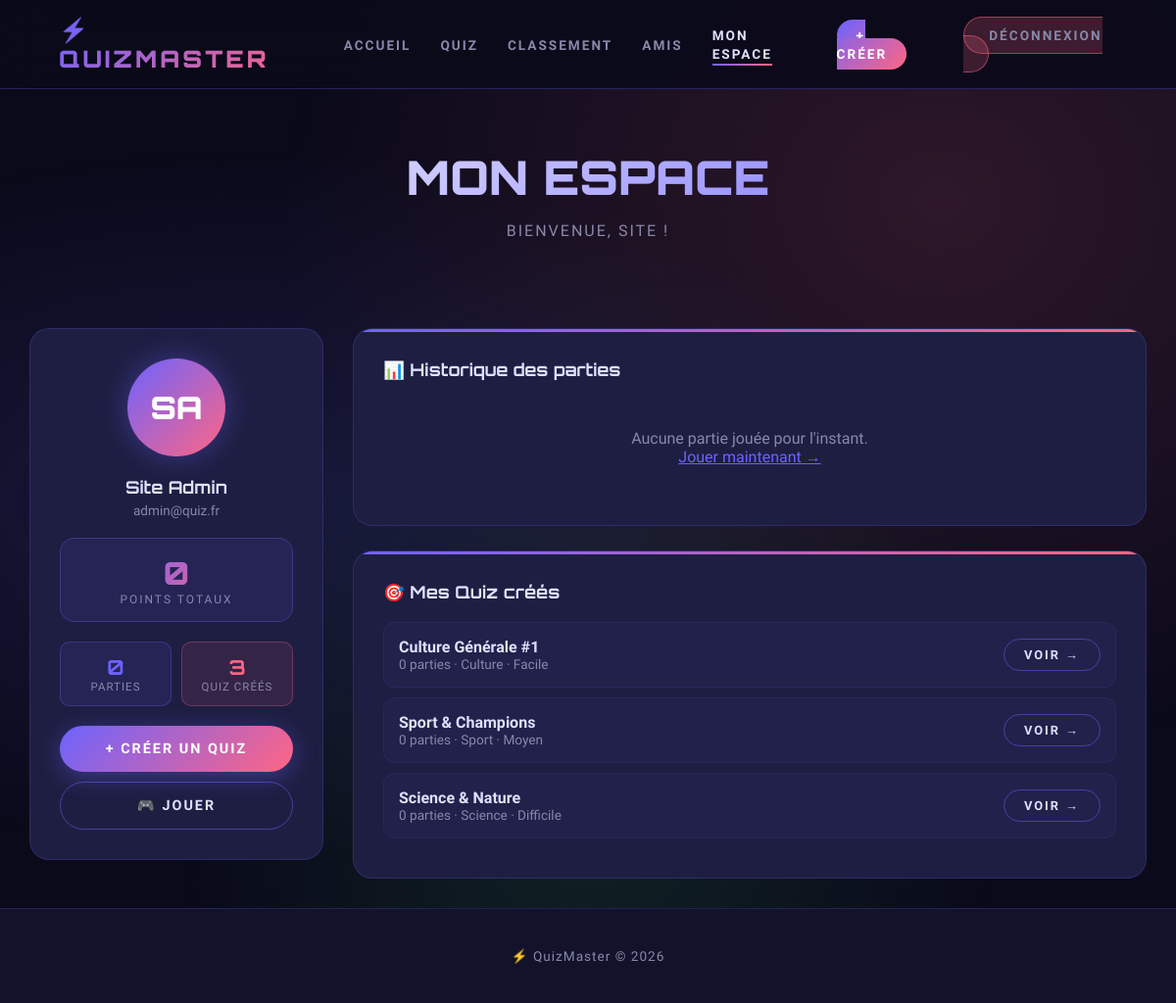
/dashboard.php (signed in), run on the app's committed database.
### tables this page shows
CREATE TABLE IF NOT EXISTS utilisateurs (
    id INT AUTO_INCREMENT PRIMARY KEY,
    nom VARCHAR(100) NOT NULL,
    prenom VARCHAR(100) NOT NULL,
    email VARCHAR(150) NOT NULL UNIQUE,
    mot_de_passe VARCHAR(255) NOT NULL,
    avatar VARCHAR(255) DEFAULT NULL,
    points_total INT DEFAULT 0,
    date_inscription DATETIME DEFAULT CURRENT_TIMESTAMP
);

CREATE TABLE IF NOT EXISTS quiz (
    id INT AUTO_INCREMENT PRIMARY KEY,
    titre VARCHAR(255) NOT NULL,
    description TEXT,
    categorie ENUM('sport','culture','divertissement','science','histoire','geographie','autre') NOT NULL,
    difficulte ENUM('facile','moyen','difficile') NOT NULL,
    createur_id INT NOT NULL,
    nb_questions_min INT DEFAULT 5,
    temps_limite INT DEFAULT 30,
    date_creation DATETIME DEFAULT CURRENT_TIMESTAMP,
    FOREIGN KEY (createur_id) REFERENCES utilisateurs(id)
);

### dashboard.php (the view, shortened to what this page needs)
<?php
require_once 'db.php';
$user_id = $_SESSION['user_id'];
$stmt = $pdo->prepare("SELECT * FROM utilisateurs WHERE id = ?");
$stmt->execute([$user_id]);
$user = $stmt->fetch();
$stmt = $pdo->prepare("
    SELECT p.*, q.titre, q.categorie, q.difficulte
    FROM participations p
    JOIN quiz q ON p.quiz_id = q.id
    WHERE p.utilisateur_id = ?
    ORDER BY p.date_participation DESC
    LIMIT 10
");
$stmt->execute([$user_id]);
$participations = $stmt->fetchAll();
$stmt = $pdo->prepare("
    SELECT q.*, COUNT(p.id) as nb_participations
    FROM quiz q
    LEFT JOIN participations p ON q.id = p.quiz_id
    WHERE q.createur_id = ?
    GROUP BY q.id
    ORDER BY q.date_creation DESC
");
$stmt->execute([$user_id]);
$mes_quiz = $stmt->fetchAll();
?>
<!DOCTYPE html>
<html lang="fr">
<head>
    <link rel="stylesheet" href="css/style.css">
</head>
<body>
    <nav class="navbar">
        <div class="nav-logo">⚡ QUIZMASTER</div>
        <ul class="nav-links">
            <li><a href="index.php">Accueil</a></li>
            <li><a href="liste_quiz.php">Quiz</a></li>
            <li><a href="classement.php">Classement</a></li>
            <li><a href="amis.php">Amis
            </a></li>
            <li><a href="dashboard.php" class="active">Mon Espace</a></li>
            <li><a href="creer_quiz.php" class="nav-btn">+ Créer</a></li>
            <li><a href="logout.php" class="btn-danger">Déconnexion</a></li>
        </ul>
    </nav>
    <div class="page-header">
        <h1>MON ESPACE</h1>
        <p>Bienvenue, <?= htmlspecialchars($_SESSION['user_prenom']) ?> !</p>
    </div>
    <div class="dashboard-grid" style="position:relative; z-index:1;">
        <div>
            <div class="profil-card">
                <div class="profil-avatar">
                    <?= strtoupper(substr($user['prenom'], 0, 1) . substr($user['nom'], 0, 1)) ?>
                </div>
                <div class="profil-nom"><?= htmlspecialchars($user['prenom'] . ' ' . $user['nom']) ?></div>
                <div class="profil-email"><?= htmlspecialchars($user['email']) ?></div>
                <div class="profil-points">
                    <div class="profil-points-nombre"><?= $user['points_total'] ?></div>
                    <div class="profil-points-label">Points totaux</div>
                </div>
                <div style="display:grid; grid-template-columns:1fr 1fr; gap:10px; margin-bottom:20px;">
                    <div style="background:rgba(108,99,255,0.1); border:1px solid rgba(108,99,255,0.3); border-radius:10px; padding:12px; text-align:center;">
                        <div style="font-family:'Orbitron',monospace; font-size:1.3rem; font-weight:700; color:#6c63ff;"><?= count($participations) ?></div>
                        <div style="font-size:0.72rem; color:var(--text-muted); letter-spacing:1px;">PARTIES</div>
                    </div>
                    <div style="background:rgba(255,101,132,0.1); border:1px solid rgba(255,101,132,0.3); border-radius:10px; padding:12px; text-align:center;">
                        <div style="font-family:'Orbitron',monospace; font-size:1.3rem; font-weight:700; color:#ff6584;"><?= count($mes_quiz) ?></div>
                        <div style="font-size:0.72rem; color:var(--text-muted); letter-spacing:1px;">QUIZ CRÉÉS</div>
                    </div>
                </div>
                <a href="creer_quiz.php" class="btn-primary" style="display:block; text-align:center; margin-bottom:10px;">
                    + Créer un quiz
                </a>
                <a href="liste_quiz.php" class="btn-secondary" style="display:block; text-align:center;">
                    🎮 Jouer
                </a>
            </div>
        </div>
        <div>
            <div class="card" style="margin-bottom:25px;">
                <h2 style="font-family:'Orbitron',monospace; font-size:1.1rem; margin-bottom:20px;">
                    📊 Historique des parties
                </h2>
                <?php if (empty($participations)): ?>
                    <p style="color:var(--text-muted); text-align:center; padding:30px;">
                        Aucune partie jouée pour l'instant.<br>
                        <a href="liste_quiz.php" style="color:#6c63ff;">Jouer maintenant →</a>
                    </p>
                <?php endif; ?>
            </div>
            <div class="card">
                <h2 style="font-family:'Orbitron',monospace; font-size:1.1rem; margin-bottom:20px;">
                    🎯 Mes Quiz créés
                </h2>
                <?php if (empty($mes_quiz)): ?>
                    <p style="color:var(--text-muted); text-align:center; padding:30px;">
                        Aucun quiz créé.<br>
                        <a href="creer_quiz.php" style="color:#6c63ff;">Créer mon premier quiz →</a>
                    </p>
                <?php else: ?>
                    <?php foreach ($mes_quiz as $q): ?>
                        <div style="display:flex; justify-content:space-between; align-items:center; padding:15px; background:rgba(108,99,255,0.05); border:1px solid rgba(108,99,255,0.1); border-radius:12px; margin-bottom:10px;">
                            <div>
                                <div style="font-weight:700;"><?= htmlspecialchars($q['titre']) ?></div>
                                <div style="color:var(--text-muted); font-size:0.85rem;">
                                    <?= $q['nb_participations'] ?> parties · <?= ucfirst($q['categorie']) ?> · <?= ucfirst($q['difficulte']) ?>
                                </div>
                            </div>
                            <a href="jouer_quiz.php?id=<?= $q['id'] ?>" class="btn-secondary" style="padding:8px 20px; font-size:0.8rem;">
                                Voir →
                            </a>
                        </div>
                    <?php endforeach; ?>
                <?php endif; ?>
            </div>
        </div>
    </div>
    <footer class="footer">
        <p>⚡ QuizMaster © 2026</p>
    </footer>
</body>
</html>

### data on the page
utilisateurs: prenom+nom "SA", prenom+nom "Site Admin", email "admin@quiz.fr", points_total "0"
quiz: titre "Culture Générale #1", nb_participations "0", categorie "Culture", difficulte "Facile"
quiz: titre "Sport & Champions", nb_participations "0", categorie "Sport", difficulte "Moyen"
quiz: titre "Science & Nature", nb_participations "0", categorie "Science", difficulte "Difficile"

### other printed values
$_SESSION['user_prenom'] "SITE"
count($participations) "0"
count($mes_quiz) "3"
